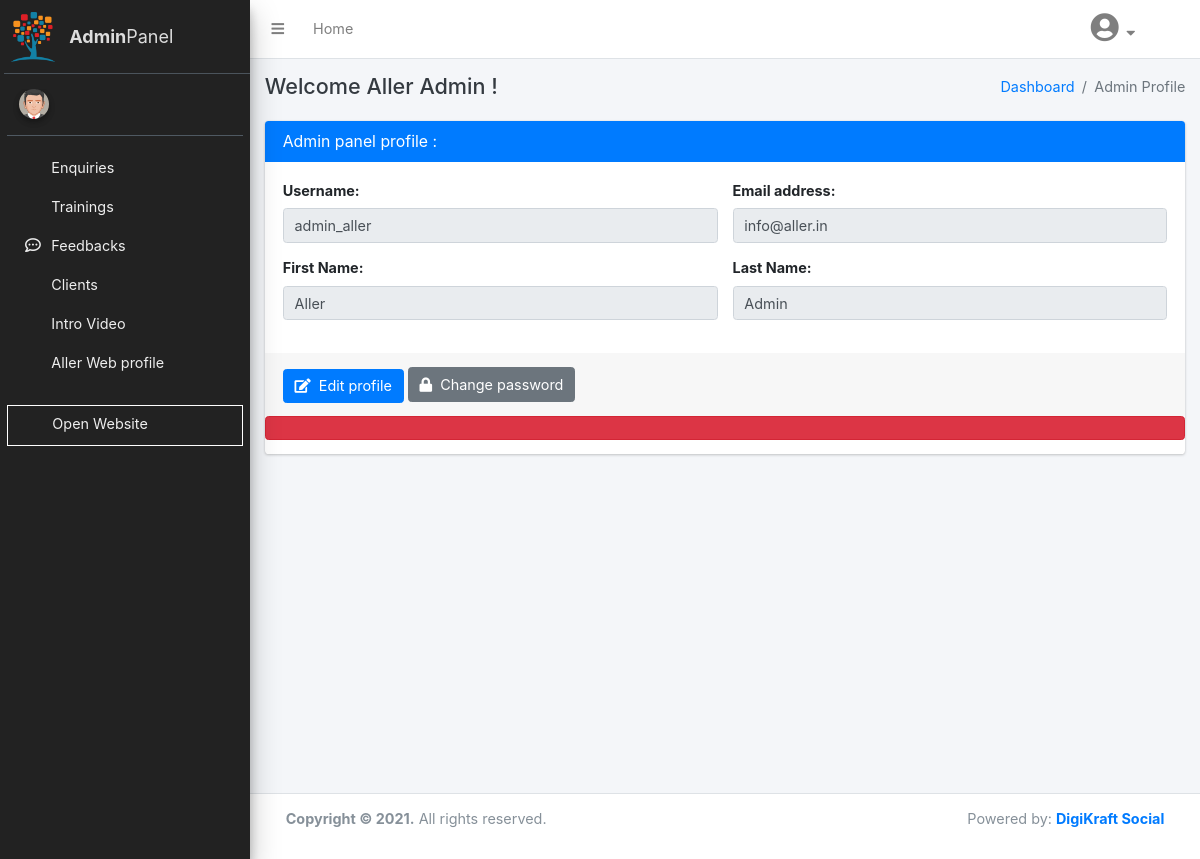
The app's page /index.php/login/changePwd with its own data.
### tables this page shows
CREATE TABLE `users` (
  `user_id` int(11) NOT NULL,
  `username` varchar(50) NOT NULL,
  `pwd` varchar(255) NOT NULL,
  `fname` varchar(15) NOT NULL,
  `lname` varchar(15) NOT NULL,
  `email` varchar(500) NOT NULL,
  `status` varchar(15) NOT NULL DEFAULT 'active',
  `role` varchar(15) NOT NULL DEFAULT 'admin'
);

### application/controllers/Login.php (called while the page is built, shortened)
<?php
class Login extends MY_Controller {
    public function __construct(){
        $this->load->model('Auth_model', 'auth');
        $this->load->model('GetModel', 'fetch');
    }
    public function changePwd(){
        $this->form_validation->set_rules('oldp', 'Old Password', 'required|min_length[6]');
        $this->form_validation->set_rules('newp', 'New Password', 'required|min_length[6]');
        $this->form_validation->set_rules('cnfp', 'Confirm Password', 'required|min_length[6]');
        if($this->form_validation->run() == TRUE){
            $data=$this->input->post();
            $admProfile=$this->fetch->getAdminProfile();
            if($data['newp']==$data['cnfp']){
                if( password_verify($data['oldp'], $admProfile->pwd) ){
                    $hash['pwd'] = password_hash( $this->input->post('cnfp'), PASSWORD_DEFAULT );
                    $status=$this->auth->changeLoginPassword($hash, $admProfile->user_id);
                    if($status){
                        $this->session->set_flashdata('success','Password Updated !');
                        redirect('Admin/adminProfile');
                    }
                    else{
                        $this->session->set_flashdata('failed','Error !');
                        redirect('Admin/adminProfile');
                    }
                }
                else{
                    $this->session->set_flashdata('failed','Invalid old password !');
                    redirect('Admin/adminProfile');
                }
            }
            else{
                $this->session->set_flashdata('failed','New & confirm password should be same !');
                redirect('Admin/adminProfile');
            }
        }
        else{
            $admProfile=$this->fetch->getAdminProfile();
            $this->load->view( 'admin/adminheader', ['admProfile' => $admProfile, 'errors'=> validation_errors()] );
            $this->load->view('admin/adminaside');
            $this->load->view('admin/adminProfile');
            $this->load->view('admin/adminfooter');
        }
    }
}

### index.php (called while the page is built, shortened)
<?php
require_once BASEPATH.'core/CodeIgniter.php';

### application/models/GetModel.php (called while the page is built, shortened)
<?php
class GetModel extends CI_Model{
    public function getAdminProfile()
    {
        return $this->db->get('users')->row();
    }
}
?>

### application/views/admin/adminProfile.php (the view, shortened to what this page needs)
<div class="content-wrapper">
    <div class="content-header">
        <div class="container-fluid">
            <div class="row mb-4">
                <div class="col-md-6">
                    <h4 class="m-0 text-dark">Welcome <?php echo $admProfile->fname .'&nbsp;' . $admProfile->lname ?> !</h4>
                </div>
                <div class="col-md-6">
                    <ol class="breadcrumb float-sm-right">
                    <li class="breadcrumb-item"><a href="<?=base_url('Admin')?>">Dashboard</a></li>
                    <li class="breadcrumb-item active"><a >Admin Profile</a></li>
                    </ol>
                </div>
            </div>
            <div class="row adm-pro-row">
                <div class="col-md-12">
                    <div class="card card-primary">
                        <div class="card-header">
                            <h4 class="card-title">Admin panel profile :</h4>
                        </div>
                        <?php
                            $username1=$admProfile->username;
                            $email1=$admProfile->email;
                            $fname=$admProfile->fname;
                            $lname=$admProfile->lname;
                        ?>
                        <form role="form">
                            <div class="card-body">
                                <div class="row">
                                    <div class="form-group col-md-6">
                                        <label for="Uname">Username:</label>
                                        <input type="text" class="form-control" id="Uname" value="<?=$username1?>" disabled>
                                    </div>
                                    <div class="form-group col-md-6">
                                        <label for="Email">Email address:</label>
                                        <input type="email" class="form-control" id="Email" value="<?=$email1?>" disabled>
                                    </div>
                                </div>
                                <div class="row">
                                    <div class="form-group col-md-6">
                                        <label for="fname">First Name:</label>
                                        <input type="text" class="form-control" id="fname" value="<?=$fname?>" disabled>
                                    </div>
                                    <div class="form-group col-md-6">
                                        <label for="lname">Last Name:</label>
                                        <input type="text" class="form-control" id="lname" value="<?=$lname?>" disabled>
                                    </div>
                                </div>
                            </div>
                            <div class="card-footer">
                                <button type="button" class="btn btn-primary mt-1 mb-" data-toggle="modal" data-target="#edit-prof-modal"><i class="fa fa-edit"></i>&nbsp; Edit profile</button>
                                <button type="button" class="btn btn-secondary mt-1 mb-1" data-toggle="modal" data-target="#pwd-modal"><i class="fa fa-lock"></i>&nbsp; Change password</button>
                            </div>
                        </form>
                        <?php
                        if(isset($errors)){
                           echo '<span class="alert alert-danger">'.$errors.'</span>';
                            }
                        ?>
                    </div>
                </div>
            </div>
        </div>
    </div>
</div>

### application/views/admin/adminheader.php (style rules this page uses)
html { font-size:90%; }

### records on screen
users: fname "Aller", lname "Admin", username "admin_aller", email "info@aller.in"

### other values on screen
APP_NAME "Aller"
